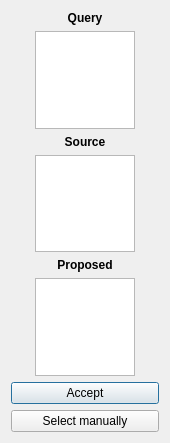
<?xml version="1.0" encoding="UTF-8"?>
<ui version="4.0">
 <class>PatchVerificationDialog</class>
 <widget class="QDialog" name="PatchVerificationDialog">
  <property name="geometry">
   <rect>
    <x>0</x>
    <y>0</y>
    <width>170</width>
    <height>443</height>
   </rect>
  </property>
  <property name="windowTitle">
   <string>Dialog</string>
  </property>
  <layout class="QVBoxLayout" name="verticalLayout">
   <item>
    <widget class="QLabel" name="label">
     <property name="font">
      <font>
       <weight>75</weight>
       <bold>true</bold>
      </font>
     </property>
     <property name="text">
      <string>Query</string>
     </property>
     <property name="alignment">
      <set>Qt::AlignCenter</set>
     </property>
    </widget>
   </item>
   <item>
    <layout class="QHBoxLayout" name="horizontalLayout">
     <item>
      <widget class="QGraphicsView" name="gfxQueryPatch">
       <property name="maximumSize">
        <size>
         <width>100</width>
         <height>100</height>
        </size>
       </property>
       <property name="verticalScrollBarPolicy">
        <enum>Qt::ScrollBarAlwaysOff</enum>
       </property>
       <property name="horizontalScrollBarPolicy">
        <enum>Qt::ScrollBarAlwaysOff</enum>
       </property>
       <property name="alignment">
        <set>Qt::AlignCenter</set>
       </property>
      </widget>
     </item>
    </layout>
   </item>
   <item>
    <widget class="QLabel" name="label_3">
     <property name="font">
      <font>
       <weight>75</weight>
       <bold>true</bold>
      </font>
     </property>
     <property name="text">
      <string>Source</string>
     </property>
     <property name="alignment">
      <set>Qt::AlignCenter</set>
     </property>
    </widget>
   </item>
   <item>
    <layout class="QHBoxLayout" name="horizontalLayout_2">
     <item>
      <widget class="QGraphicsView" name="gfxSourcePatch">
       <property name="maximumSize">
        <size>
         <width>100</width>
         <height>100</height>
        </size>
       </property>
       <property name="verticalScrollBarPolicy">
        <enum>Qt::ScrollBarAlwaysOff</enum>
       </property>
       <property name="horizontalScrollBarPolicy">
        <enum>Qt::ScrollBarAlwaysOff</enum>
       </property>
      </widget>
     </item>
    </layout>
   </item>
   <item>
    <widget class="QLabel" name="label_4">
     <property name="font">
      <font>
       <weight>75</weight>
       <bold>true</bold>
      </font>
     </property>
     <property name="text">
      <string>Proposed</string>
     </property>
     <property name="alignment">
      <set>Qt::AlignCenter</set>
     </property>
    </widget>
   </item>
   <item>
    <layout class="QHBoxLayout" name="horizontalLayout_3">
     <item>
      <widget class="QGraphicsView" name="gfxProposedPatch">
       <property name="maximumSize">
        <size>
         <width>100</width>
         <height>100</height>
        </size>
       </property>
      </widget>
     </item>
    </layout>
   </item>
   <item>
    <widget class="QPushButton" name="btnAccept">
     <property name="text">
      <string>Accept</string>
     </property>
    </widget>
   </item>
   <item>
    <widget class="QPushButton" name="btnSelectManually">
     <property name="text">
      <string>Select manually</string>
     </property>
    </widget>
   </item>
  </layout>
 </widget>
 <resources/>
 <connections/>
</ui>
